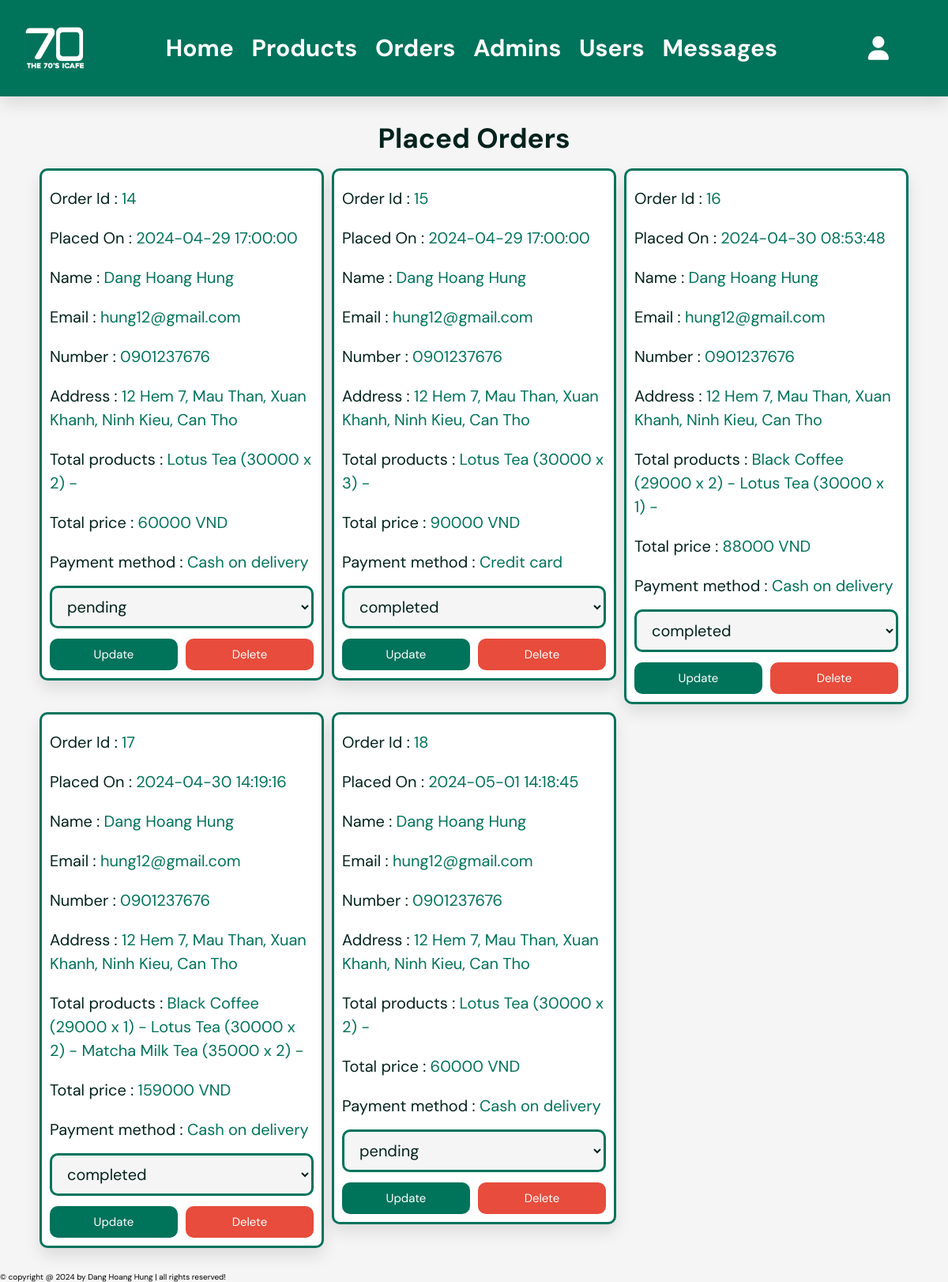
The page /admin/placed_orders.php (signed in) on the database its author committed.
### tables this page shows
CREATE TABLE `orders` (
  `id_order` int(100) NOT NULL,
  `id_user` int(100) NOT NULL,
  `payment_method` varchar(50) NOT NULL,
  `total_products` varchar(1000) NOT NULL,
  `total_price` int(100) NOT NULL,
  `placed_on` timestamp NOT NULL DEFAULT current_timestamp(),
  `payment_status` varchar(20) NOT NULL DEFAULT 'pending'
);

CREATE TABLE `users` (
  `id_user` int(100) NOT NULL,
  `username` varchar(20) NOT NULL,
  `user_email` varchar(50) NOT NULL,
  `user_phone_number` varchar(10) NOT NULL,
  `user_password` varchar(50) NOT NULL,
  `user_address` varchar(500) NOT NULL,
  `user_image` varchar(100) DEFAULT NULL
);

### admin/placed_orders.php (the view, shortened to what this page needs)
<?php
include '../components/connect.php';
?>
<!DOCTYPE html>
<html lang="en">
<head>
   <link rel="stylesheet" href="https://unpkg.com/swiper@8/swiper-bundle.min.css" />
   <link rel="stylesheet" href="https://cdnjs.cloudflare.com/ajax/libs/font-awesome/6.1.1/css/all.min.css">
   <link href="../css/admin_style.css" rel="stylesheet">
</head>
<body>
<?php include '../components/admin_header.php' ?>
<section class="placed-orders">
   <h1 class="heading">placed orders</h1>
   <div class="box-container">
   <?php
      $select_orders = $conn->prepare("SELECT * FROM orders JOIN users ON orders.id_user = users.id_user ");
      $select_orders->execute();
      if($select_orders->rowCount() > 0){
         while($fetch_orders = $select_orders->fetch(PDO::FETCH_ASSOC)){
   ?>
   <div class="box">
      <p> Order Id : <span><?= $fetch_orders['id_order']; ?></span> </p>
      <p> Placed On : <span><?= $fetch_orders['placed_on']; ?></span> </p>
      <p> Name : <span><?= $fetch_orders['username']; ?></span> </p>
      <p> Email : <span><?= $fetch_orders['user_email']; ?></span> </p>
      <p> Number : <span><?= $fetch_orders['user_phone_number']; ?></span> </p>
      <p> Address : <span><?= $fetch_orders['user_address']; ?></span> </p>
      <p> Total products : <span><?= $fetch_orders['total_products']; ?></span> </p>
      <p> Total price : <span><?= $fetch_orders['total_price']; ?> VND</span> </p>
      <p> Payment method : <span><?= $fetch_orders['payment_method']; ?></span> </p>
      <form method="POST">
         <select name="payment_status" class="drop-down">
            <option value="" selected disabled><?= $fetch_orders['payment_status']; ?></option>
         </select>
         <div class="flex-btn">
            <input type="submit" value="update" class="btn" name="update_payment">
            <a href="placed_orders.php?delete=<?= $fetch_orders['id_order']; ?>"
            class="delete-btn" onclick="return confirm('delete this order?');">delete</a>
         </div>
      </form>
   </div>
   <?php
      }
   }else{
      echo '<p class="empty">no orders placed yet!</p>';
   }
   ?>
   </div>
</section>
</body>
<footer>
      <?php include '../components/footer.php'; ?>
</footer>
</html>

### css/admin_style.css (style rules this page uses)
:root { --main-color:#00735b; --red:#e74c3c; --orange:#f39c12; --black:#03221c; --white:#fff; --light-bg:#f5f5f5; --light-color:#999; --border: 3px solid var(--main-color); --box-shadow:0 10px 20px rgba(0,0,0,.1); }
* { font-family: 'DM Sans', sans-serif; margin:0; padding:0; box-sizing: border-box; text-decoration: none; outline: none; border:none; }
html { font-size: 62.5%; overflow-x: hidden; scroll-behavior: smooth; stop-opacity: 200px; }
body { background-color: var(--light-bg); }
section { margin:0 auto; max-width: 1900px; padding: 30px; }
.btn, .delete-btn, .option-btn { display: block; margin-top: 8px; border-radius: 10px; cursor: pointer; width: 100%; font-size: 15px; color:var(--white); padding: 10px 10px; text-transform: capitalize; text-align: center; }
.btn { background-color: var(--main-color); }
.delete-btn { background-color: var(--red); }
.flex-btn { display: flex; gap: 10px; }
.heading { text-align: center; margin-bottom: 15px; text-transform: capitalize; color:var(--black); font-size: 35px; }
.placed-orders .box-container { display: grid; grid-template-columns: repeat(auto-fit, 360px); gap: 10px; justify-content: center; align-items: flex-start; }
.placed-orders .box-container .box { background-color: var(--white); border-radius: 10px; box-shadow: var(--box-shadow); border:var(--border); padding: 10px; padding-top: 10px; }
.placed-orders .box-container .box p { padding: 10px 0; line-height: 1.5; font-size: 20px; color:var(--black); }
.placed-orders .box-container .box p span { color:var(--main-color); }
.placed-orders .box-container .box .drop-down { width: 100%; margin: 5px 0; background-color: var(--light-bg); padding:10px 15px; font-size: 20px; color:var(--black); border:var(--border); border-radius: 10px; }

### rows shown on the page
orders: id_order "14", placed_on "2024-04-29 17:00:00", id_user.username "Dang Hoang Hung", id_user.user_email "hung12@gmail.com", id_user.user_phone_number "0901237676", id_user.user_address "12 Hem 7, Mau Than, Xuan Khanh, Ninh Kieu, Can Tho", total_products "Lotus Tea (30000 x 2) -", total_price "60000", payment_method "Cash on delivery", payment_status "pending"
orders: id_order "15", placed_on "2024-04-29 17:00:00", id_user.username "Dang Hoang Hung", id_user.user_email "hung12@gmail.com", id_user.user_phone_number "0901237676", id_user.user_address "12 Hem 7, Mau Than, Xuan Khanh, Ninh Kieu, Can Tho", total_products "Lotus Tea (30000 x 3) -", total_price "90000", payment_method "Credit card", payment_status "completed"
orders: id_order "16", placed_on "2024-04-30 08:53:48", id_user.username "Dang Hoang Hung", id_user.user_email "hung12@gmail.com", id_user.user_phone_number "0901237676", id_user.user_address "12 Hem 7, Mau Than, Xuan Khanh, Ninh Kieu, Can Tho", total_products "Black Coffee (29000 x 2) - Lotus Tea (30000 x 1) -", total_price "88000", payment_method "Cash on delivery", payment_status "completed"
orders: id_order "17", placed_on "2024-04-30 14:19:16", id_user.username "Dang Hoang Hung", id_user.user_email "hung12@gmail.com", id_user.user_phone_number "0901237676", id_user.user_address "12 Hem 7, Mau Than, Xuan Khanh, Ninh Kieu, Can Tho", total_products "Black Coffee (29000 x 1) - Lotus Tea (30000 x 2) - Matcha Milk Tea (35000 x 2) -", total_price "159000", payment_method "Cash on delivery", payment_status "completed"
orders: id_order "18", placed_on "2024-05-01 14:18:45", id_user.username "Dang Hoang Hung", id_user.user_email "hung12@gmail.com", id_user.user_phone_number "0901237676", id_user.user_address "12 Hem 7, Mau Than, Xuan Khanh, Ninh Kieu, Can Tho", total_products "Lotus Tea (30000 x 2) -", total_price "60000", payment_method "Cash on delivery", payment_status "pending"
